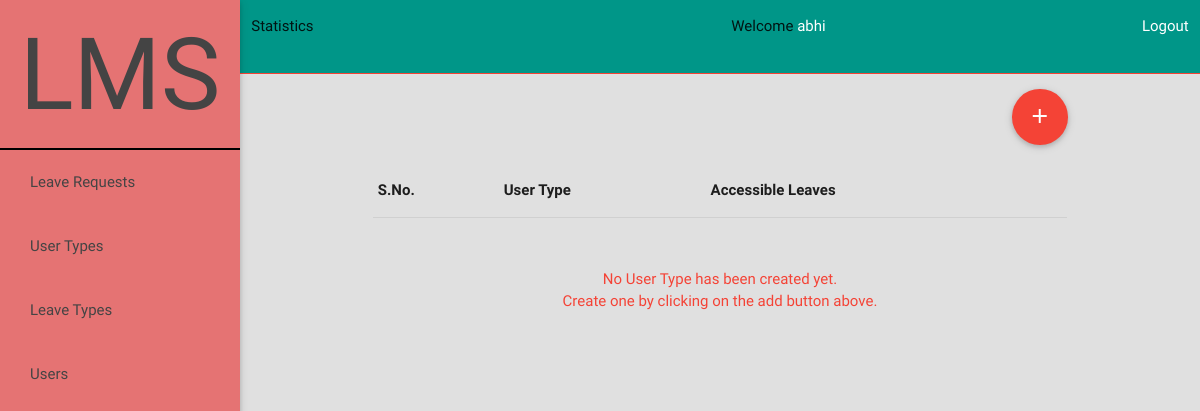
Before: /admin/index.php?id=viewUserType (signed in) with the older database file.
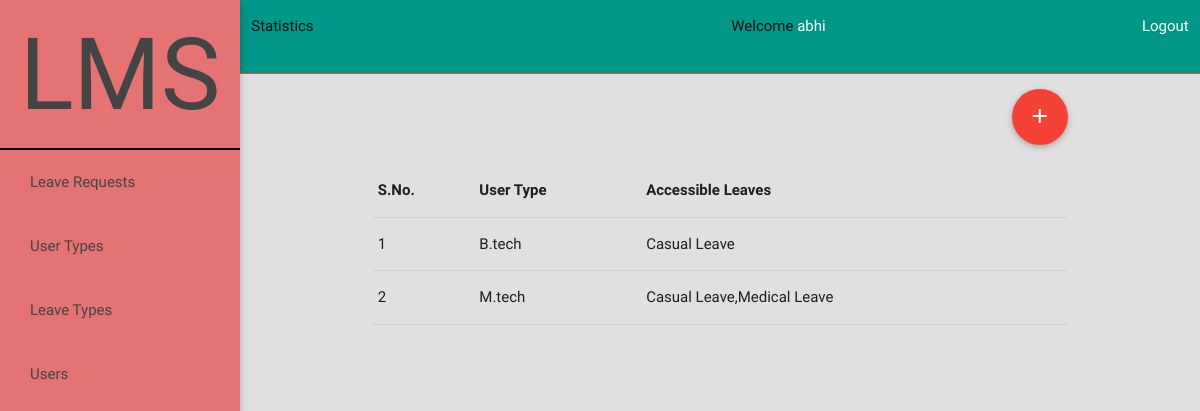
After: the same page with the newer database file.
### tables this page shows
CREATE TABLE IF NOT EXISTS `usertypes` (
  `id` int(11) NOT NULL,
  `type` varchar(100) NOT NULL,
  `accessibleLeaves` varchar(500) NOT NULL
);

### core.php (called while the page is built, shortened)
<?php
function adminIsLoggedIn() {
	if(isset($_SESSION['admin_id']) && !empty($_SESSION['admin_id'])) {
		return true;
	}
	else {
		return false;
	}
}
function getUsername() {
	if(isset($_SESSION['username']) && !empty($_SESSION['username'])) {
		return $_SESSION['username'];
	}
	else {
		return NULL;
	}
}
function getError() {
	if(isset($_SESSION['error']) && !empty($_SESSION['error'])) {
		return $_SESSION['error'];
	}
	else {
		return NULL;
	}
}
?>

### admin/classDatabaseUserType.php (called while the page is built, shortened)
<?php
class DatabaseUserType
{
	private $table;
	public function __construct() {
		$this->table="usertypes";
	}
	public function getUserTypes() {
		require_once '../core.php';
		require_once 'classUserType.php';
		$query="SELECT * FROM `".$this->table."`";
		if($query_run=mysql_query($query)) {
			$objUserTypeArray=array();
			$query_num_rows=mysql_num_rows($query_run);
			for($i=0;$i<$query_num_rows;$i++) {
				$objUserType=new UserType;
				$row=mysql_fetch_row($query_run);
				$objUserType->setType($row[1]);
				$objUserType->setAccessibleLeaves($row[2]);
				array_push($objUserTypeArray, $objUserType);
			}
			return $objUserTypeArray;
		} else {
			setError(mysql_error());
		}
		return false;
	}
}
?>

### admin/classUserType.php (called while the page is built, shortened)
<?php
class UserType
{
	private $Type;
	private $AccessibleLeaves;
	public function getType()
	{
		return $this->Type;
	}
	public function setType($Type)
	{
		$this->Type=htmlentities($Type);
	}
	public function getAccessibleLeaves()
	{
		return $this->AccessibleLeaves;
	}
	public function setAccessibleLeaves($AccessibleLeaves)
	{
		if(!empty($AccessibleLeaves)) {
			$this->AccessibleLeaves=htmlentities($AccessibleLeaves);
		}
	}
}
?>

### admin/viewUserType.php (the view)
<div class="row">
	<a class="btn-floating btn-large waves-effect waves-light red right tooltipped" data-position="right" data-delay="50" data-tooltip="Add new user type" href="index.php?id=addUserType"><i class="material-icons">add</i></a>
</div>
<div class="row">
	<table class="highlight bordered responsive-table hoverable">
		<thead>
		  <tr>
		      <th data-field="id">S.No.</th>
		      <th data-field="type">User Type</th>
		      <th data-field="Accessible">Accessible Leaves</th>
		  </tr>
		</thead>
		<tbody>
		<?php
		require_once '../core.php';
		require_once 'classDatabaseUserType.php';
		$objDatabaseUserType=new DatabaseUserType;
		$objUserTypeArray=$objDatabaseUserType->getUserTypes();
		if($objUserTypeArray) {
			$i=1;
			foreach ($objUserTypeArray as $objUserType) {
				echo '<tr>'.
						'<td>'.$i.'</td>'.
						'<td>'.$objUserType->getType().'</td>'.
						'<td>'.$objUserType->getAccessibleLeaves().'</td>'.
					'</tr>';
				$i++;
			}
		} else {
			setError('No User Type has been created yet.');
			setError('Create one by clicking on the add button above.');
		}
		?>
		</tbody>
	</table>
</div>

### admin/index.php (shortened to what this page needs)
<?php
require '../core.php';
?>
<!DOCTYPE html>
<html lang="en">
<head>
	<link href="../css/materialize.css" type="text/css" rel="stylesheet" media="screen,projection"/>
	<link href="../css/style.css" type="text/css" rel="stylesheet" media="screen,projection"/>
</head>
<body>
	<header>
		<ul class="side-nav fixed red lighten-2" id="mobile-menu">
			<a href="#!" class="brand-logo center">LMS</a>
			<?php
			if(adminIsLoggedIn()) {
			?>
				<li><a href="?id=leaveRequests">Leave Requests</a></li>
				<li><a href="?id=viewUserType">User Types</a></li>
				<li><a href="?id=viewLeaveType">Leave Types</a></li>
				<li><a href="?id=users">Users</a></li>
			<?php
			}
			?>
		</ul>
	</header>
	<main class="grey lighten-2">
		<div class="section teal">
			<div class="row">
				<?php
				if(adminIsLoggedIn()) {
				?>
				<div class="col s5 l6">Statistics</div>
				<div class="col s4">Welcome <a href="?id=profile" class="white-text"><?php echo getUsername(); ?></a></div>
				<div class="col s2 right-align"><a href="../logout.php" class="white-text">Logout</a></div>
				<?php
				} else {
				?>
				<div class="col s11 l12 center white-text">Login</div>
				<?php
				}
				?>
			</div>
		</div>
		<div class="divider red"></div>
		<div class="section container">
			<?php
			if(adminIsLoggedIn()) {
				if(!isset($_GET['id']))
					include 'viewLeaveRequests.php';
				else if($_GET['id']=='addLeaveType')
					include 'addLeaveType.php';
				else if($_GET['id']=='viewLeaveType')
					include 'viewLeaveType.php';
				else if($_GET['id']=='viewUserType')
					include 'viewUserType.php';
				else if($_GET['id']=='addUserType')
					include 'addUserType.php';
				else
					include 'viewLeaveRequests.php';
			} else {
				include 'login.php';
			}
			?>
		</div>
		<div class="section center red-text" id="errorBox">
			<?php
			if(getError()) {
				echo getError();
			}
			?>
		</div>
	</main>
</body>
</html>

Changed rows visible on the page:
added usertypes: type "B.tech", accessibleLeaves "Casual Leave"
added usertypes: type "M.tech", accessibleLeaves "Casual Leave,Medical Leave"
Other visible differences:
getError(): "No User Type has been created yet. Create one by clicking on the add button above." → (not shown)
